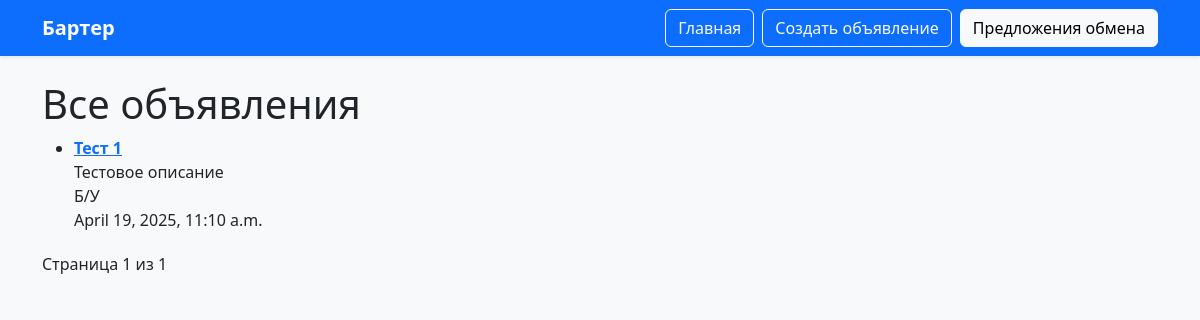
The app's page /, older data.
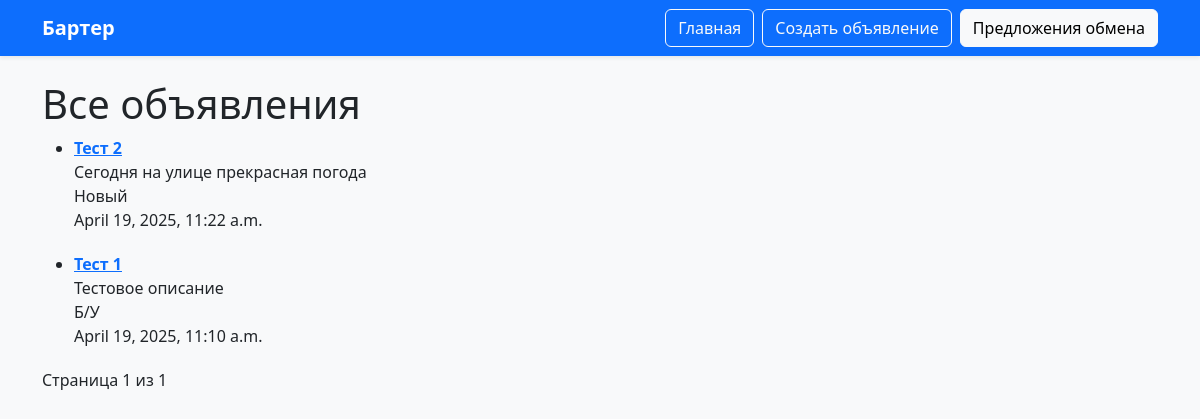
The same page, newer data.
### ads/models.py (models this page shows, shortened)
class Ad(models.Model):
    CONDITION_CHOICES = [
        ('new', 'Новый'),
        ('used', 'Б/У')
    ]
    user = models.ForeignKey(User, on_delete=models.CASCADE)
    title = models.CharField(max_length=255)
    description = models.TextField()
    image_url = models.URLField(blank=True, null=True)
    category = models.CharField(max_length=100)
    condition = models.CharField(max_length=10, choices=CONDITION_CHOICES)
    created_at = models.DateTimeField(auto_now_add=True)

### ads/views.py (the view)
# urls.py: path('', views.home, name='home'),
def home(request):
    ads_list = Ad.objects.all().order_by('-created_at')
    paginator = Paginator(ads_list, 10)  # 5 объявлений на страницу
    page_number = request.GET.get('page')
    ads = paginator.get_page(page_number)
    return render(request, 'home.html', {'ads': ads})

### templates/home.html (shortened to what this page needs)
{% extends 'base.html' %}
{% block content %}
<h1>Все объявления</h1>
<ul>
  {% for ad in ads %}
    <li style="margin-bottom: 20px;">
      <a href="{% url 'ad_detail' ad.id %}"><strong>{{ ad.title }}</strong></a><br>
      {{ ad.description }}<br>
      {{ ad.get_condition_display }}<br>
      {{ ad.created_at }}
    </li>
  {% empty %}
    <li>Объявлений нет.</li>
  {% endfor %}
</ul>
<div class="pagination">
  <span class="step-links">
    <span class="current">
      Страница {{ ads.number }} из {{ ads.paginator.num_pages }}
    </span>
  </span>
</div>
{% endblock %}

Row changes from the older to the newer data that the page shows:
added Ad: title "Тест 2", description "Сегодня на улице прекрасная погода", condition "Новый", created_at "April 19, 2025, 11:22 a.m."
